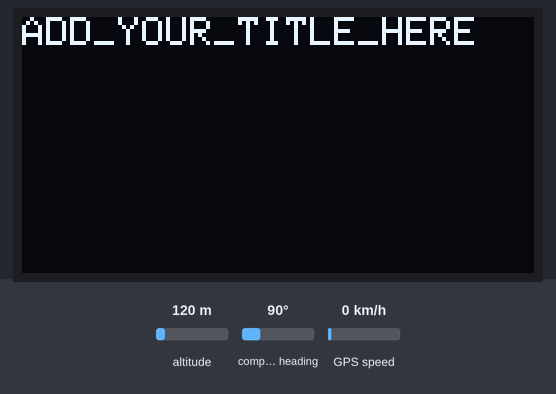
Simulated run of this sketch. Board: ESP8266 (NodeMCU). Shown: 128×64 one-colour display. Inputs (shaded band) come from the test bench; at power-on: altitude 120 m, compass heading 90°, GPS speed 0 km/h. WiFi joins after 1.5 s; servers stay silent unless stated; the display library's start-up logo is not drawn; the GPS gets a fix after 3 s at 37.7749, -122.4194 with 8 satellites; what the sketch prints to the serial monitor is not drawn.

Above: at 0.1 s.
At 3.7 s:
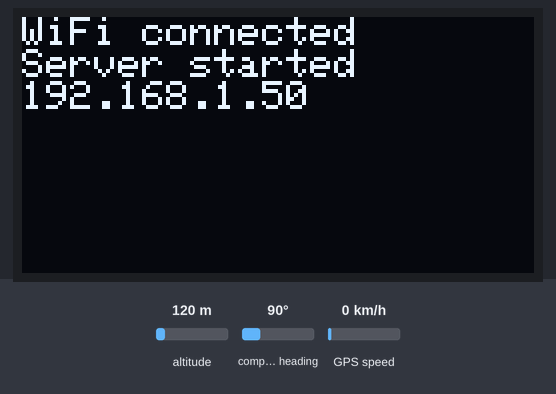
At 9.0 s:
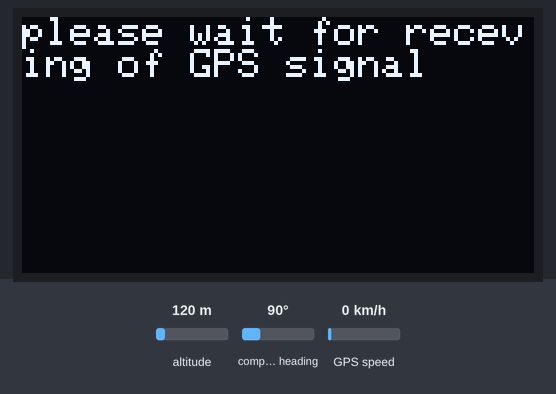
At 16.0 s:
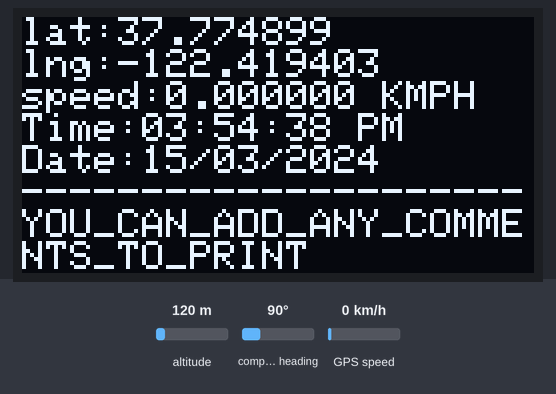
At 22.9 s:
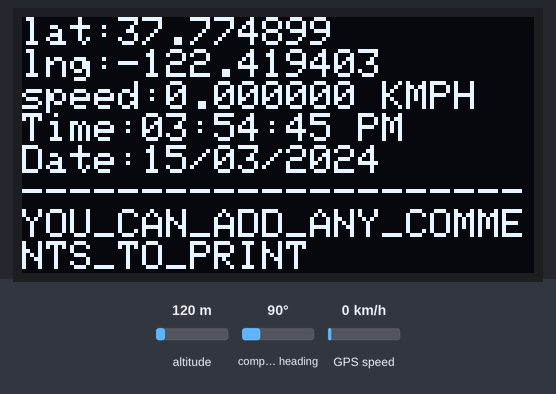
At 36.8 s:
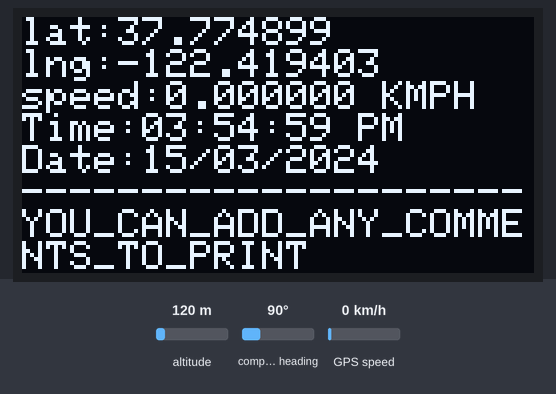

Measured:
- what the display in image 0 shows lasts 2.0 s, from 0.1 s to 2.1 s
- what the display in image 1 shows lasts 5.4 s, from 3.6 s to 9.0 s
- what the display in image 2 shows lasts 6.9 s, from 9.0 s to 15.9 s

The sketch:

project_code.ino
```cpp
#include <TinyGPS++.h>
#include <SoftwareSerial.h>
#include <ESP8266WiFi.h>
#include <FirebaseArduino.h>
#include <SPI.h>
#include <Wire.h>
#include <Adafruit_GFX.h>
#include <Adafruit_SSD1306.h>
TinyGPSPlus gps;
SoftwareSerial ss(14, 12);
const char* ssid = "ADD_YOUR_WIFI_NAME";
const char* password = "ADD_YOUR_WIFI_PASSWORD";
#define FIREBASE_HOST "ADD_YOUR_FIREBASE_HOST_ID"
#define FIREBASE_AUTH "ADD_YOUR_FIREBASE_HOST_AUTH"
#define OLED_RESET LED_BUILTIN
Adafruit_SSD1306 display(OLED_RESET);
#define NUMFLAKES 10
#define XPOS 0
#define YPOS 1
#define DELTAY 2
#define LOGO16_GLCD_HEIGHT 16
#define LOGO16_GLCD_WIDTH  16
static const unsigned char PROGMEM logo16_glcd_bmp[] =
{ B00000000, B11000000,
  B00000001, B11000000,
  B00000001, B11000000,
  B00000011, B11100000,
  B11110011, B11100000,
  B11111110, B11111000,
  B01111110, B11111111,
  B00110011, B10011111,
  B00011111, B11111100,
  B00001101, B01110000,
  B00011011, B10100000,
  B00111111, B11100000,
  B00111111, B11110000,
  B01111100, B11110000,
  B01110000, B01110000,
  B00000000, B00110000 };
#if (SSD1306_LCDHEIGHT != 64)
#error("Height incorrect, please fix Adafruit_SSD1306.h!");
#endif
float latitude , longitude, speed ;
int year , month , date, hour , minute , second , sat;
String date_str , time_str , lat_str , lng_str , speed_str , sat_str;
int pm;
WiFiServer server(80);
void setup(){
ss.begin(9600);
Serial.begin(115200);
display.begin(SSD1306_SWITCHCAPVCC, 0x3C);
//WiFi.mode(WIFI_STA);
//WiFi.config(ip, gateway, subnet, DNS);
display.display();
display.clearDisplay();
display.setTextSize(1);
display.setTextColor(WHITE);
display.setCursor(0,0);
display.println("ADD_YOUR_TITLE_HERE");
display.display();
delay(2000);
Serial.println();
Serial.print("Connecting to ");
Serial.print(ssid);
display.clearDisplay();
display.setCursor(0,0);
display.println("Connecting to ");
display.println(ssid);
display.display();
WiFi.begin(ssid, password);
while (WiFi.status() != WL_CONNECTED){
delay(500);
Serial.print(".");
}
Serial.println("");
display.clearDisplay();
display.setCursor(0,0);
display.println("WiFi connected");
display.println("Server started");
display.println(WiFi.localIP());
display.display();
Serial.println("WiFi connected");
server.begin();
Serial.println("Server started");
Serial.println(WiFi.localIP());
Firebase.begin(FIREBASE_HOST, FIREBASE_AUTH);
delay(3000);
Firebase.setString("name", "ADD_DRIVER_NAME");
if (Firebase.failed()) {
      Serial.print("setting driver name failed:");
      Serial.println(Firebase.error());
      return;
  }
  delay(1000);
Firebase.setString("bus", "ADD_VECHILE_NUMBER");
if (Firebase.failed()) {
      Serial.print("setting bus number failed");
      Serial.println(Firebase.error());
      return;
  }
  delay(1000);
Serial.println("bus and driver details sent to data base");
display.clearDisplay();
display.setCursor(0,0);
display.println("please wait for receving of GPS signal");
display.display();
Serial.println("please wait for receving of GPS signal");
}
void loop(){
while (ss.available() > 0)
if (gps.encode(ss.read())){
if (gps.location.isValid()){
latitude = gps.location.lat();
lat_str = String(latitude , 6);
longitude = gps.location.lng();
lng_str = String(longitude , 6);
speed = gps.speed.kmph();
speed_str = String(speed , 6);
}
if (gps.date.isValid()){
date_str = "";
date = gps.date.day();
month = gps.date.month();
year = gps.date.year();
if (date < 10)
date_str = '0';
date_str += String(date);
date_str += "/";
if (month < 10)
date_str += '0';
date_str += String(month);
date_str += "/";
if (year < 10)
date_str += '0';
date_str += String(year);
}
if (gps.time.isValid()){
time_str = "";
hour = gps.time.hour();
minute = gps.time.minute();
second = gps.time.second();
minute = (minute + 30);
if (minute > 59){
minute = minute - 60;
hour = hour + 1;
}
hour = (hour + 5) ;
if (hour > 23)
hour = hour - 24;
if (hour >= 12)
pm = 1;
else
pm = 0;
hour = hour % 12;
if (hour < 10)
time_str = '0';
time_str += String(hour);
time_str += ":";
if (minute < 10)
time_str += '0';
time_str += String(minute);
time_str += ":";
if (second < 10)
time_str += '0';
time_str += String(second);
if (pm == 1)
time_str += " PM ";
else
time_str += " AM ";
}

Firebase.setString("speed", speed_str);
if (Firebase.failed()) {
      Serial.print("setting speed failed:");
      Serial.println(Firebase.error());
      return;
  }
  delay(1000);
Firebase.setString("Date", date_str);
if (Firebase.failed()) {
      Serial.print("setting date failed:");
      Serial.println(Firebase.error());
      return;
  }
  delay(1000);
Firebase.setString("Time",time_str);
if (Firebase.failed()) {
      Serial.print("setting time failed:");
      Serial.println(Firebase.error());
      return;
  }
  delay(1000);

Firebase.setString("Time1",time_str);
if (Firebase.failed()) {
      Serial.print("setting time failed:");
      Serial.println(Firebase.error());
      return;
  }
  delay(1000);
Firebase.setString("latitude", lat_str);
if (Firebase.failed()) {
      Serial.print("setting latitude failed:");
      Serial.println(Firebase.error());
      return;
  }
  delay(1000);
Firebase.setString("longitude", lng_str);
if (Firebase.failed()) {
      Serial.print("setting longitude failed:");
      Serial.println(Firebase.error());
      return;
  }
  delay(1000);
Serial.print("latitude:");
Serial.println(lat_str);
Serial.print("; longitude:");
Serial.println(lng_str);
Serial.print("speed:");
Serial.print(speed_str);
Serial.println("in KMPH");
Serial.println("speed sent to firebase database");
Serial.println("latitude sent to firebase database");
Serial.println("longitude sent to firebase database");
display.clearDisplay();
display.setCursor(0,0);
display.print("lat:");
display.println(lat_str);
display.print("lng:");
display.println(lng_str);
display.print("speed:");
display.print(speed_str);
display.println(" KMPH");
display.print("Time:");
display.println(time_str);
display.print("Date:");
display.println(date_str);
display.println("---------------------");
display.println("YOU_CAN_ADD_ANY_COMMENTS_TO_PRINT");
display.display();
}
WiFiClient client = server.available();
if(!client){
return;
}
Serial.println("web page is hosting");
String s = "HTTP/1.1 200 OK\r\nContent-Type: text/html\r\n\r\n <!DOCTYPE html> <html> <head> <title>Live Bus tracking System host page</title> <style>";
s += "a:link {background-color: YELLOW;text-decoration: none;}";
s += "table, th, td {border: 1px solid black;} </style> </head> <body> <h1  style=";
s += "font-size:300%;";
s += " ALIGN=CENTER>DIET college bus live tracking system host page</h1>";
s += "<p ALIGN=CENTER style=""font-size:150%;""";
s += "> <b>Location Details</b></p> <table ALIGN=CENTER style=";
s += "width:50%";
s += "> <tr> <th>Latitude</th>";
s += "<td ALIGN=CENTER >";
s += lat_str;
s += "</td> </tr> <tr> <th>Longitude</th> <td ALIGN=CENTER >";
s += lng_str;
s += "</td> </tr> <tr>  <th>Date</th> <td ALIGN=CENTER >";
s += date_str;
s += "</td></tr> <tr> <th>Time</th> <td ALIGN=CENTER >";
s += time_str;
s += "</td>  </tr> </table> ";
s += "<p align=center><a style=""color:RED;font-size:125%;"" href=""http://maps.google.com/maps?&z=15&mrt=yp&t=k&q=";
s += lat_str;
s += "+";
s += lng_str;
s += """ target=""_top"">Click here!</a> To check the location in Google maps.</p>";
s += "<p ALIGN=CENTER style=""font-size:150%;""";
s += "> <b>  DIET Anakapalle</b></p> <table ALIGN=CENTER style=";
s += "width:50%";
s += "> <p ALIGN=CENTER style=""font-size:90%;""";
s += "> <b> This project done by Bhargavi kolichina and team.</b></p> <table ALIGN=CENTER style=";
s += "width:50%";
s += "> </body> </html> \n";
client.print(s);
}
```
